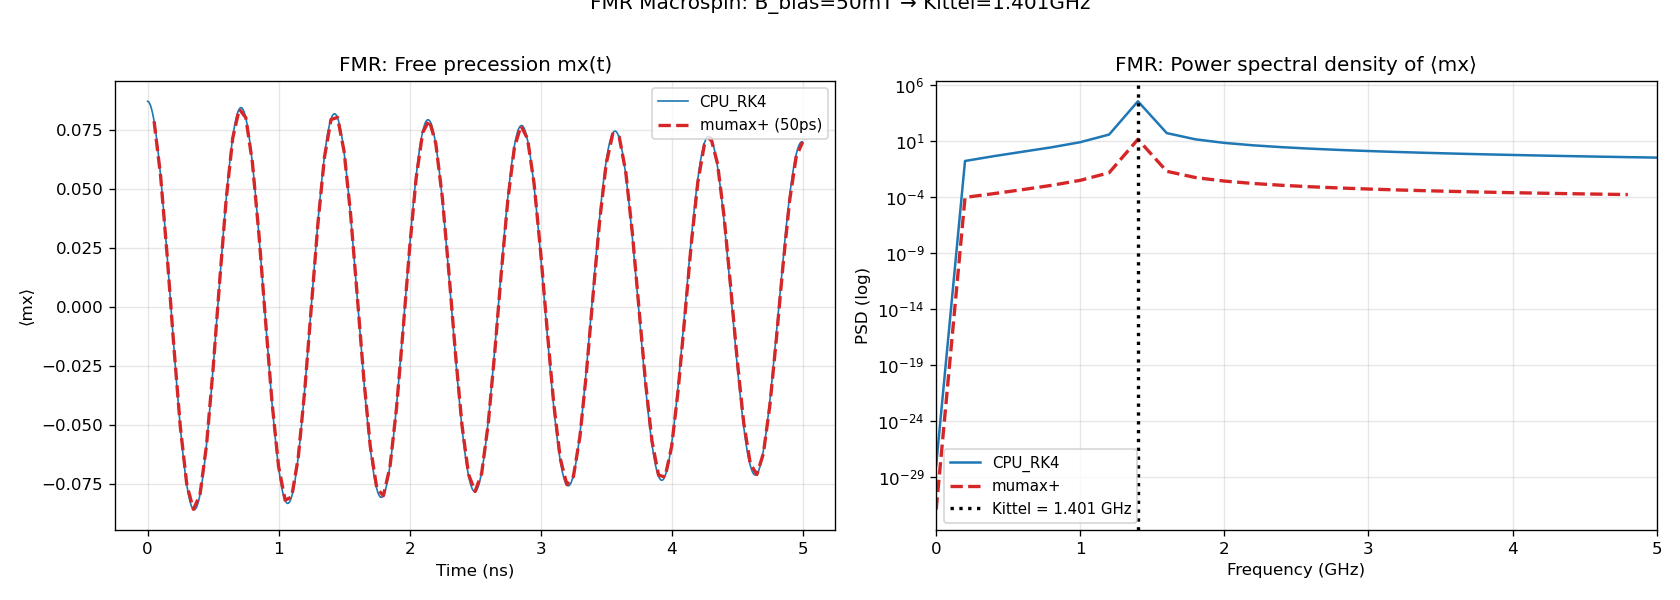

The Python source for this figure:
"""
Notebook 48: FMR Spectrum -- Build Comparison
Macrospin free precession: 1×1×1, B_bias=50mT along z, alpha=0.005.
FFT of <mx>(t) → Kittel resonance frequency.
Runs across CS CPU RK4 / mumax3 / mumax+.

Kittel (no demag, no anisotropy):
  f_FMR = γ₀/(2π) × B_bias = 1.76×10¹¹/(2π) × 0.05 = 1.400 GHz

Physics note: 5° initial tilt (m ≈ ẑ) → free precession around B_bias.
  With α=0.005, coherence length >> 5ns → sharp FFT peak.
"""
import sys, pathlib, time, json
import numpy as np
sys.path.insert(0, str(pathlib.Path(__file__).parent))
import bench_utils as bu
sys.stdout.reconfigure(encoding="utf-8")

MX3_FMR = pathlib.Path(__file__).parent / "mx3" / "fmr_macrospin.mx3"

MU0    = bu.MU0
gamma0 = 1.76e11   # rad/(T·s)

B_BIAS   = 50e-3     # T
H_BIAS   = B_BIAS / MU0
F_KITTEL = gamma0 / (2 * np.pi) * B_BIAS   # Hz

DT    = 1e-12    # 1 ps
T_TOT = 5e-9     # 5 ns
N_STEP = int(T_TOT / DT)  # 5000

# Initial tilt: 5° off z-axis
M0_X = np.sin(np.deg2rad(5.0))   # 0.08716
M0_Z = np.cos(np.deg2rad(5.0))   # 0.99619

print("=" * 70)
print("Notebook 48: FMR Spectrum -- Build Comparison")
print(f"  Macrospin 1×1×1, B_bias={B_BIAS*1e3:.0f}mT (z), alpha=0.005")
print(f"  Kittel f_FMR = {F_KITTEL/1e9:.4f} GHz")
print(f"  T={T_TOT*1e9:.0f}ns, dt={DT*1e12:.0f}ps, df={1/(T_TOT*1e9):.3f}GHz")
print("=" * 70)


def _fft_peak(t_arr, mx_arr):
    """Return peak frequency in GHz near the Kittel frequency."""
    mx = np.array(mx_arr)
    N  = len(mx)
    dt = (t_arr[-1] - t_arr[0]) / (N - 1) if N > 1 else DT
    freqs = np.fft.rfftfreq(N, d=dt)
    psd   = np.abs(np.fft.rfft(mx - mx.mean()))**2
    mask  = (freqs > F_KITTEL * 0.5) & (freqs < F_KITTEL * 2.0)
    if not mask.any():
        return None, freqs / 1e9, psd
    idx_peak = np.argmax(psd[mask])
    f_peak = freqs[mask][idx_peak]
    return f_peak / 1e9, freqs / 1e9, psd


# --- CS CPU RK4 ---
print("\n--- CS CPU (RK4, per-step constant B_bias) ---")
results = []
cpu_build = pathlib.Path(__file__).parent.parent / "build" / "windows-msvc" / "python"
if cpu_build.exists():
    sys.path.insert(0, str(cpu_build))
    try:
        import micromag as mm_cpu
        g   = mm_cpu.StructuredGrid(1, 1, 1, 5e-9, 5e-9, 5e-9)
        mat = mm_cpu.Material.permalloy(); mat.alpha = 0.005
        m   = mm_cpu.VectorField3D(g)
        arr0 = np.zeros((1, 1, 1, 3))
        arr0[0, 0, 0] = [M0_X, 0, M0_Z]
        mm_cpu.from_numpy(m, arr0)

        zeeman = mm_cpu.ZeemanField(mm_cpu.Vec3(0, 0, H_BIAS))
        heff   = mm_cpu.EffectiveFieldSum(); heff.add(zeeman)
        integ  = mm_cpu.RK4Integrator(DT)

        t_arr, mx_arr = [], []
        t_sim = 0.0
        t0 = time.perf_counter()
        for _ in range(N_STEP):
            integ.step(m, mat, heff)
            t_sim += DT
            avg = mm_cpu.mean_magnetization(m)
            mx_arr.append(avg[0]); t_arr.append(t_sim)
        wall_ms = (time.perf_counter() - t0) * 1e3

        f_peak, freqs, psd = _fft_peak(t_arr, mx_arr)
        err = abs(f_peak - F_KITTEL/1e9) / (F_KITTEL/1e9) * 100 if f_peak else None
        print(f"  Wall: {wall_ms:.0f} ms")
        print(f"  f_peak = {f_peak:.4f} GHz  err={err:.2f}%" if f_peak else "  f_peak: not found")
        results.append({"build": "CPU_RK4", "wall_ms": wall_ms,
                         "t_ns": [t*1e9 for t in t_arr[::5]],
                         "mx": mx_arr[::5], "f_peak_GHz": f_peak,
                         "freqs_GHz": freqs[:500].tolist(),
                         "psd": psd[:500].tolist()})
    except Exception as e:
        print(f"  ERROR: {e}")
else:
    print("  [SKIP] CPU build not found")

# --- mumax3 ---
print("\n--- mumax3 (free precession, 1ps output) ---")
mx3r = bu.run_mumax3(MX3_FMR, timeout_s=120) if MX3_FMR.exists() else {"ok": False, "error": "mx3 not found"}
mx3_fpeak = None
if mx3r["ok"]:
    print(f"  Wall: {mx3r['wall_ms']:.0f} ms")
    outdir = MX3_FMR.parent / (MX3_FMR.stem + ".out")
    tbl = bu.parse_mumax3_table(outdir)
    if tbl is not None and len(tbl) > 10:
        # table columns: [t, m.x, m.y, m.z]
        t_col  = tbl[:, 0].tolist()
        mx_col = tbl[:, 1].tolist()
        mx3_fpeak, _, _ = _fft_peak(t_col, mx_col)
        err = abs(mx3_fpeak - F_KITTEL/1e9) / (F_KITTEL/1e9) * 100 if mx3_fpeak else None
        print(f"  f_peak = {mx3_fpeak:.4f} GHz  err={err:.2f}%" if mx3_fpeak else "  f_peak: not found")
else:
    print(f"  {mx3r.get('error', 'failed')}")

# --- mumax+ ---
print("\n--- mumax+ (free precession, batch run + <mx> sampling) ---")
def fmr_mumaxplus(mxp):
    import time, numpy as np
    BATCH  = 50        # run 50 steps per timesolver call (50ps)
    N_BATCHES = N_STEP // BATCH

    world = mxp.World(cellsize=(5e-9, 5e-9, 5e-9))
    mag   = mxp.Ferromagnet(world, mxp.Grid((1, 1, 1)))
    mag.msat  = 860e3
    mag.aex   = 13e-12
    mag.alpha = 0.005
    mag.bias_magnetic_field = (0.0, 0.0, B_BIAS)   # Tesla
    mag.magnetization = (float(M0_X), 0.0, float(M0_Z))

    world.timesolver.adaptive_timestep = False
    world.timesolver.timestep = DT

    t_arr, mx_arr = [], []
    t_sim = 0.0
    t0 = time.perf_counter()
    for _ in range(N_BATCHES):
        world.timesolver.run(BATCH * DT)
        t_sim += BATCH * DT
        avg = mag.magnetization.average()
        mx_arr.append(float(avg[0])); t_arr.append(t_sim)
    wall_ms = (time.perf_counter() - t0) * 1e3

    f_peak, freqs, psd = _fft_peak(t_arr, mx_arr)
    return {"wall_ms": wall_ms,
            "t_ns": [t*1e9 for t in t_arr],
            "mx": mx_arr, "f_peak_GHz": f_peak,
            "freqs_GHz": freqs[:500].tolist(),
            "psd": psd[:500].tolist()}

BATCH = 50   # steps per timesolver call (50ps resolution)
mxpr = bu.run_mumaxplus(fmr_mumaxplus, timeout_s=300)
if mxpr["ok"]:
    fp  = mxpr.get("f_peak_GHz")
    err = abs(fp - F_KITTEL/1e9) / (F_KITTEL/1e9) * 100 if fp else None
    print(f"  Wall: {mxpr['wall_ms']:.0f} ms")
    print(f"  f_peak = {fp:.4f} GHz  err={err:.2f}%" if fp else "  f_peak: not found")
    print(f"  Note: mx sampled every {BATCH*DT*1e12:.0f}ps → f_max≈{1/(BATCH*DT*1e9):.1f}GHz (coarser than CS)")
else:
    print(f"  {mxpr.get('error', 'failed')}")

print("\n" + "=" * 70)
print("SUMMARY -- FMR Macrospin (B_bias=50mT, alpha=0.005)")
print(f"  Kittel f_FMR = {F_KITTEL/1e9:.4f} GHz")
rows = []
for r in results:
    fp  = r.get("f_peak_GHz")
    err = abs(fp - F_KITTEL/1e9) / (F_KITTEL/1e9) * 100 if fp else None
    rows.append([r['build'], f"{r['wall_ms']:.0f}",
                 f"{fp:.4f}" if fp else "n/a",
                 f"{err:.2f}%" if err is not None else "n/a"])
if mx3r.get("ok"):
    fp  = mx3_fpeak
    err = abs(fp - F_KITTEL/1e9) / (F_KITTEL/1e9) * 100 if fp else None
    rows.append(["mumax3", f"{mx3r['wall_ms']:.0f}",
                 f"{fp:.4f}" if fp else "n/a",
                 f"{err:.2f}%" if err is not None else "n/a"])
if mxpr.get("ok"):
    fp  = mxpr.get("f_peak_GHz")
    err = abs(fp - F_KITTEL/1e9) / (F_KITTEL/1e9) * 100 if fp else None
    rows.append(["mumax+ (50ps batch)", f"{mxpr['wall_ms']:.0f}",
                 f"{fp:.4f}" if fp else "n/a",
                 f"{err:.2f}%" if err is not None else "n/a"])
bu.print_table(rows, ["Build", "wall_ms", "f_peak (GHz)", "err vs Kittel"])

BATCH = 50
out = {"scenario": "FMR Macrospin", "f_kittel_GHz": F_KITTEL/1e9,
       "B_bias_mT": B_BIAS*1e3, "alpha": 0.005,
       "cs": results, "mumax3_wall_ms": mx3r.get("wall_ms"),
       "mumax3_fpeak_GHz": mx3_fpeak, "mumaxplus": mxpr}
(pathlib.Path(__file__).parent / "48_results.json").write_text(
    json.dumps(out, indent=2, default=str), encoding="utf-8")

try:
    import matplotlib; matplotlib.use('Agg')
    import matplotlib.pyplot as plt
    fig, axes = plt.subplots(1, 2, figsize=(14, 5))
    c_map = {"CPU_RK4": "C0", "mumax+": "C3"}

    for r in results:
        c = c_map.get(r['build'], 'C0')
        axes[0].plot(r['t_ns'], r['mx'], lw=1, color=c, label=r['build'])
        f = np.array(r['freqs_GHz']); p = np.array(r['psd'])
        mask = f < 5
        if p[mask].max() > 0:
            axes[1].semilogy(f[mask], p[mask], lw=1.5, color=c, label=r['build'])

    if mxpr.get("ok") and mxpr.get("t_ns"):
        axes[0].plot(mxpr['t_ns'], mxpr['mx'], 'C3--', lw=2, label="mumax+ (50ps)")
        f_m = np.array(mxpr['freqs_GHz']); p_m = np.array(mxpr['psd'])
        mask_m = f_m < 5
        if p_m[mask_m].max() > 0:
            axes[1].semilogy(f_m[mask_m], p_m[mask_m], 'C3--', lw=2, label="mumax+")

    axes[0].set_xlabel("Time (ns)"); axes[0].set_ylabel("⟨mx⟩")
    axes[0].set_title("FMR: Free precession mx(t)")
    axes[0].legend(fontsize=9); axes[0].grid(alpha=0.3)

    axes[1].axvline(F_KITTEL/1e9, color='k', ls=':', lw=2,
                    label=f"Kittel = {F_KITTEL/1e9:.3f} GHz")
    axes[1].set_xlabel("Frequency (GHz)"); axes[1].set_ylabel("PSD (log)")
    axes[1].set_title("FMR: Power spectral density of ⟨mx⟩")
    axes[1].legend(fontsize=9); axes[1].grid(alpha=0.3)
    axes[1].set_xlim(0, 5)

    plt.suptitle(f"FMR Macrospin: B_bias={B_BIAS*1e3:.0f}mT → Kittel={F_KITTEL/1e9:.3f}GHz", y=1.01)
    plt.tight_layout()
    plt.savefig(str(pathlib.Path(__file__).parent / "48_fmr_comparison.png"), dpi=120)
    print("\nPlot: 48_fmr_comparison.png")
except Exception as e:
    print(f"Plot error: {e}")
